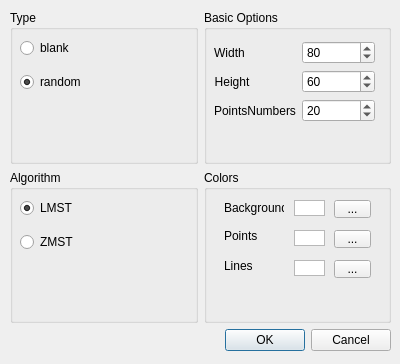
<?xml version="1.0" encoding="UTF-8"?>
<ui version="4.0">
 <class>doNewDialog</class>
 <widget class="QDialog" name="doNewDialog">
  <property name="geometry">
   <rect>
    <x>0</x>
    <y>0</y>
    <width>400</width>
    <height>364</height>
   </rect>
  </property>
  <property name="windowTitle">
   <string>New</string>
  </property>
  <widget class="QWidget" name="verticalLayoutWidget_2">
   <property name="geometry">
    <rect>
     <x>10</x>
     <y>10</y>
     <width>381</width>
     <height>341</height>
    </rect>
   </property>
   <layout class="QVBoxLayout" name="verticalLayout_2">
    <item>
     <layout class="QHBoxLayout" name="horizontalLayout">
      <item>
       <widget class="QGroupBox" name="groupBox_type">
        <property name="title">
         <string>Type</string>
        </property>
        <widget class="QWidget" name="verticalLayoutWidget">
         <property name="geometry">
          <rect>
           <x>10</x>
           <y>20</y>
           <width>151</width>
           <height>71</height>
          </rect>
         </property>
         <layout class="QVBoxLayout" name="verticalLayout">
          <item>
           <widget class="QRadioButton" name="radioButton_blank">
            <property name="enabled">
             <bool>true</bool>
            </property>
            <property name="text">
             <string>blank</string>
            </property>
           </widget>
          </item>
          <item>
           <widget class="QRadioButton" name="radioButton_random">
            <property name="text">
             <string>random</string>
            </property>
            <property name="checked">
             <bool>true</bool>
            </property>
           </widget>
          </item>
         </layout>
        </widget>
       </widget>
      </item>
      <item>
       <widget class="QGroupBox" name="groupBox_options">
        <property name="title">
         <string>Basic Options</string>
        </property>
        <widget class="QWidget" name="formLayoutWidget">
         <property name="geometry">
          <rect>
           <x>10</x>
           <y>20</y>
           <width>161</width>
           <height>104</height>
          </rect>
         </property>
         <layout class="QFormLayout" name="formLayout">
          <item row="2" column="0">
           <widget class="QLabel" name="label_1">
            <property name="text">
             <string>Height</string>
            </property>
            <property name="alignment">
             <set>Qt::AlignCenter</set>
            </property>
           </widget>
          </item>
          <item row="4" column="0">
           <widget class="QLabel" name="label_3">
            <property name="text">
             <string>PointsNumbers</string>
            </property>
            <property name="alignment">
             <set>Qt::AlignCenter</set>
            </property>
           </widget>
          </item>
          <item row="0" column="0">
           <spacer name="verticalSpacer">
            <property name="orientation">
             <enum>Qt::Vertical</enum>
            </property>
            <property name="sizeHint" stdset="0">
             <size>
              <width>20</width>
              <height>40</height>
             </size>
            </property>
           </spacer>
          </item>
          <item row="5" column="0">
           <spacer name="verticalSpacer_2">
            <property name="orientation">
             <enum>Qt::Vertical</enum>
            </property>
            <property name="sizeHint" stdset="0">
             <size>
              <width>20</width>
              <height>40</height>
             </size>
            </property>
           </spacer>
          </item>
          <item row="2" column="1">
           <widget class="QSpinBox" name="spinBox_1">
            <property name="maximum">
             <number>1500</number>
            </property>
            <property name="value">
             <number>60</number>
            </property>
           </widget>
          </item>
          <item row="4" column="1">
           <widget class="QSpinBox" name="spinBox_3">
            <property name="maximum">
             <number>1000</number>
            </property>
            <property name="value">
             <number>20</number>
            </property>
           </widget>
          </item>
          <item row="1" column="0">
           <widget class="QLabel" name="label_2">
            <property name="text">
             <string>Width</string>
            </property>
            <property name="alignment">
             <set>Qt::AlignCenter</set>
            </property>
           </widget>
          </item>
          <item row="1" column="1">
           <widget class="QSpinBox" name="spinBox_2">
            <property name="maximum">
             <number>2000</number>
            </property>
            <property name="value">
             <number>80</number>
            </property>
           </widget>
          </item>
         </layout>
        </widget>
       </widget>
      </item>
     </layout>
    </item>
    <item>
     <layout class="QHBoxLayout" name="horizontalLayout_2">
      <item>
       <widget class="QGroupBox" name="groupBox_type_2">
        <property name="title">
         <string>Algorithm</string>
        </property>
        <widget class="QWidget" name="verticalLayoutWidget_3">
         <property name="geometry">
          <rect>
           <x>10</x>
           <y>20</y>
           <width>151</width>
           <height>71</height>
          </rect>
         </property>
         <layout class="QVBoxLayout" name="verticalLayout_3">
          <item>
           <widget class="QRadioButton" name="radioButton_LMST">
            <property name="text">
             <string>LMST</string>
            </property>
            <property name="checked">
             <bool>true</bool>
            </property>
           </widget>
          </item>
          <item>
           <widget class="QRadioButton" name="radioButton_ZMST">
            <property name="enabled">
             <bool>true</bool>
            </property>
            <property name="text">
             <string>ZMST</string>
            </property>
            <property name="checked">
             <bool>false</bool>
            </property>
           </widget>
          </item>
         </layout>
        </widget>
       </widget>
      </item>
      <item>
       <widget class="QGroupBox" name="groupBox">
        <property name="title">
         <string>Colors</string>
        </property>
        <widget class="QLabel" name="label">
         <property name="geometry">
          <rect>
           <x>20</x>
           <y>22</y>
           <width>60</width>
           <height>31</height>
          </rect>
         </property>
         <property name="text">
          <string>Background</string>
         </property>
        </widget>
        <widget class="QLabel" name="label_4">
         <property name="geometry">
          <rect>
           <x>20</x>
           <y>50</y>
           <width>36</width>
           <height>31</height>
          </rect>
         </property>
         <property name="text">
          <string>Points</string>
         </property>
        </widget>
        <widget class="QLabel" name="label_5">
         <property name="geometry">
          <rect>
           <x>20</x>
           <y>80</y>
           <width>30</width>
           <height>31</height>
          </rect>
         </property>
         <property name="text">
          <string>Lines</string>
         </property>
        </widget>
        <widget class="QTextBrowser" name="textBrowser">
         <property name="geometry">
          <rect>
           <x>90</x>
           <y>30</y>
           <width>31</width>
           <height>16</height>
          </rect>
         </property>
         <property name="verticalScrollBarPolicy">
          <enum>Qt::ScrollBarAlwaysOff</enum>
         </property>
        </widget>
        <widget class="QTextBrowser" name="textBrowser_2">
         <property name="geometry">
          <rect>
           <x>90</x>
           <y>60</y>
           <width>31</width>
           <height>16</height>
          </rect>
         </property>
         <property name="verticalScrollBarPolicy">
          <enum>Qt::ScrollBarAlwaysOff</enum>
         </property>
        </widget>
        <widget class="QTextBrowser" name="textBrowser_3">
         <property name="geometry">
          <rect>
           <x>90</x>
           <y>90</y>
           <width>31</width>
           <height>16</height>
          </rect>
         </property>
         <property name="verticalScrollBarPolicy">
          <enum>Qt::ScrollBarAlwaysOff</enum>
         </property>
        </widget>
        <widget class="QToolButton" name="toolButton">
         <property name="geometry">
          <rect>
           <x>130</x>
           <y>30</y>
           <width>37</width>
           <height>18</height>
          </rect>
         </property>
         <property name="text">
          <string>...</string>
         </property>
        </widget>
        <widget class="QToolButton" name="toolButton_2">
         <property name="geometry">
          <rect>
           <x>130</x>
           <y>60</y>
           <width>37</width>
           <height>18</height>
          </rect>
         </property>
         <property name="text">
          <string>...</string>
         </property>
        </widget>
        <widget class="QToolButton" name="toolButton_3">
         <property name="geometry">
          <rect>
           <x>130</x>
           <y>90</y>
           <width>37</width>
           <height>18</height>
          </rect>
         </property>
         <property name="text">
          <string>...</string>
         </property>
        </widget>
       </widget>
      </item>
     </layout>
    </item>
    <item>
     <widget class="QDialogButtonBox" name="buttonBox">
      <property name="orientation">
       <enum>Qt::Horizontal</enum>
      </property>
      <property name="standardButtons">
       <set>QDialogButtonBox::Cancel|QDialogButtonBox::Ok</set>
      </property>
     </widget>
    </item>
   </layout>
  </widget>
 </widget>
 <tabstops>
  <tabstop>radioButton_blank</tabstop>
  <tabstop>radioButton_random</tabstop>
  <tabstop>spinBox_2</tabstop>
  <tabstop>spinBox_1</tabstop>
  <tabstop>spinBox_3</tabstop>
  <tabstop>radioButton_LMST</tabstop>
  <tabstop>radioButton_ZMST</tabstop>
  <tabstop>textBrowser</tabstop>
  <tabstop>toolButton</tabstop>
  <tabstop>textBrowser_2</tabstop>
  <tabstop>toolButton_2</tabstop>
  <tabstop>textBrowser_3</tabstop>
  <tabstop>toolButton_3</tabstop>
  <tabstop>buttonBox</tabstop>
 </tabstops>
 <resources/>
 <connections>
  <connection>
   <sender>buttonBox</sender>
   <signal>accepted()</signal>
   <receiver>doNewDialog</receiver>
   <slot>accept()</slot>
   <hints>
    <hint type="sourcelabel">
     <x>248</x>
     <y>254</y>
    </hint>
    <hint type="destinationlabel">
     <x>157</x>
     <y>274</y>
    </hint>
   </hints>
  </connection>
  <connection>
   <sender>buttonBox</sender>
   <signal>rejected()</signal>
   <receiver>doNewDialog</receiver>
   <slot>reject()</slot>
   <hints>
    <hint type="sourcelabel">
     <x>316</x>
     <y>260</y>
    </hint>
    <hint type="destinationlabel">
     <x>286</x>
     <y>274</y>
    </hint>
   </hints>
  </connection>
  <connection>
   <sender>radioButton_blank</sender>
   <signal>clicked(bool)</signal>
   <receiver>spinBox_3</receiver>
   <slot>setDisabled(bool)</slot>
   <hints>
    <hint type="sourcelabel">
     <x>115</x>
     <y>58</y>
    </hint>
    <hint type="destinationlabel">
     <x>336</x>
     <y>100</y>
    </hint>
   </hints>
  </connection>
  <connection>
   <sender>radioButton_random</sender>
   <signal>clicked(bool)</signal>
   <receiver>spinBox_3</receiver>
   <slot>setEnabled(bool)</slot>
   <hints>
    <hint type="sourcelabel">
     <x>97</x>
     <y>82</y>
    </hint>
    <hint type="destinationlabel">
     <x>336</x>
     <y>100</y>
    </hint>
   </hints>
  </connection>
 </connections>
</ui>
